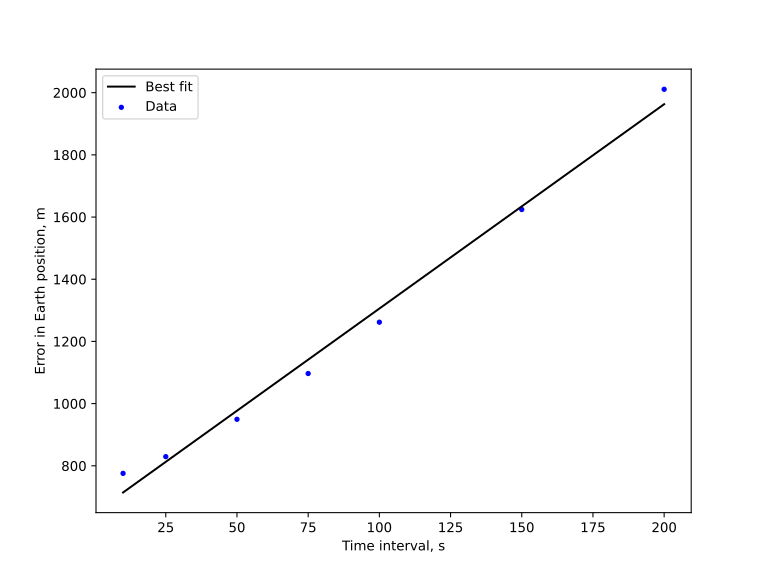

Here is the Python script that generated this plot:
from scipy.optimize import curve_fit
from matplotlib import pyplot as plt
import numpy as np

def model(x, b, m):
    """

    A simple linear model y = mx + b for the data.

    Parameters:
        x (list-like): The independent variable

        b (float): The y-intercept

        m (float): The gradient

    Returns:
        y (list-like): The dependent variable

    """


    return(b + m * x)

#Error data for the Earth
earthData = np.array([
    775.6766433750192,
    829.5040907313482,
    949.5913567382695,
    1096.7863765719371,
    1261.872199519638,
    1624.1867375275165,
    2010.8584650420212,
    ])

#Time interval data
deltaT = np.array([
    10,
    25,
    50,
    75,
    100,
    150,
    200,
])

#Performs curve fitting
copt, ccov = curve_fit(model, deltaT, earthData)

#Initialises figure and axis
fig = plt.figure(figsize = [8, 6])
ax = plt.subplot()

#Plots line of best fit
ax.plot(deltaT, model(deltaT, copt[0], copt[1]), color = 'k', label = 'Best fit')

#Plots points
ax.scatter(deltaT, earthData, c = 'b', marker = '.', label = 'Data')

ax.set_xlabel('Time interval, s')

ax.set_ylabel('Error in Earth position, m')

plt.legend()

plt.savefig('posdiff_deltaT.svg')